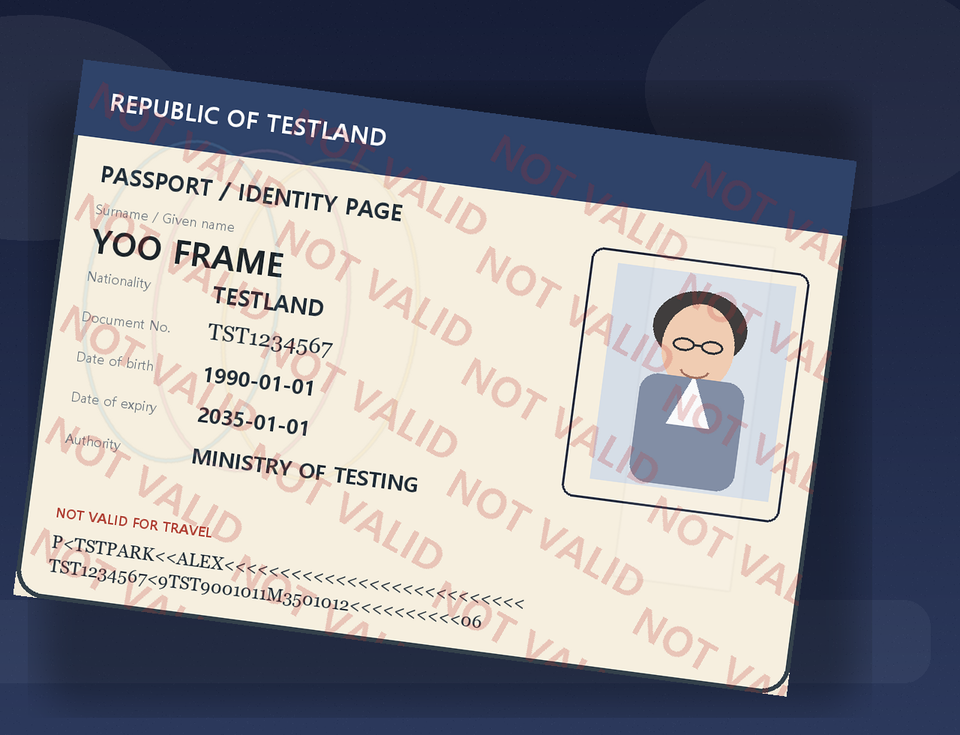
#> input picture samples/failure_frame_cut.png, 960 x 735 px, shrunk from 1280 x 980 before the run
$ python -i enhance.py   (imports and definitions only)
#> lines starting #> are read from the running program, lines starting #| are printed output that depends on the picture
#> further down, picture is the input picture: shape (735, 960, 3); mean B, G, R 142.5, 134.7, 134
from __future__ import annotations

import cv2
import numpy as np


def apply_clahe(
    image: np.ndarray,
    clip_limit: float = 2.0,
    tile_grid: tuple[int, int] = (8, 8),
) -> np.ndarray:
    """Improve local contrast on the LAB L channel only."""
#> called with clip_limit = 2, tile_grid = (8, 8)
    lab = cv2.cvtColor(image, cv2.COLOR_BGR2LAB)
#> lab: shape (735, 960, 3); mean of channels 0, 1, 2 138.1, 131, 122.3
    l_channel, a_channel, b_channel = cv2.split(lab)
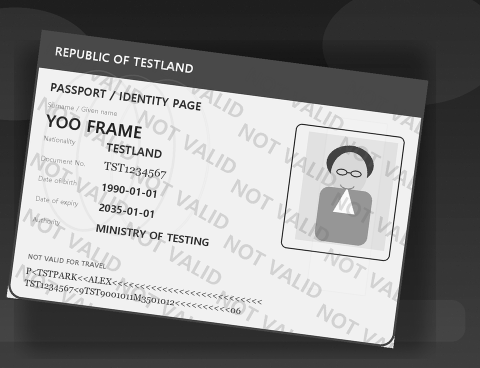
#> l_channel: shape (735, 960) (shown at 1/2 size); min 0, max 255, mean 138.1
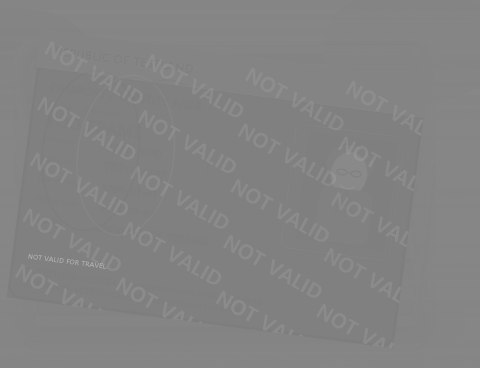
#> a_channel: shape (735, 960) (shown at 1/2 size); min 122, max 182, mean 131
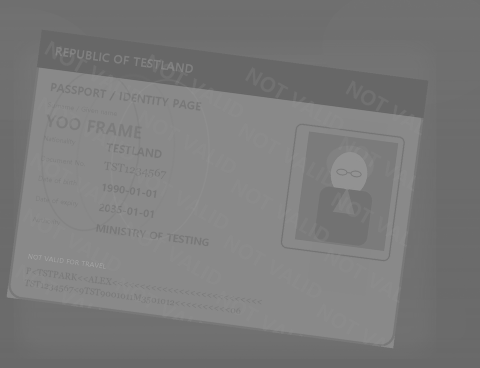
#> b_channel: shape (735, 960) (shown at 1/2 size); min 96, max 172, mean 122.3

    clahe = cv2.createCLAHE(clipLimit=clip_limit, tileGridSize=tile_grid)
    enhanced_l = clahe.apply(l_channel)
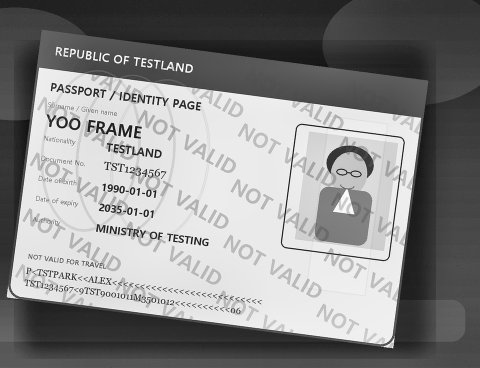
#> enhanced_l: shape (735, 960) (shown at 1/2 size); min 1, max 255, mean 137.2

    merged = cv2.merge((enhanced_l, a_channel, b_channel))
#> merged: shape (735, 960, 3); mean of channels 0, 1, 2 137.2, 131, 122.3
    return cv2.cvtColor(merged, cv2.COLOR_LAB2BGR)
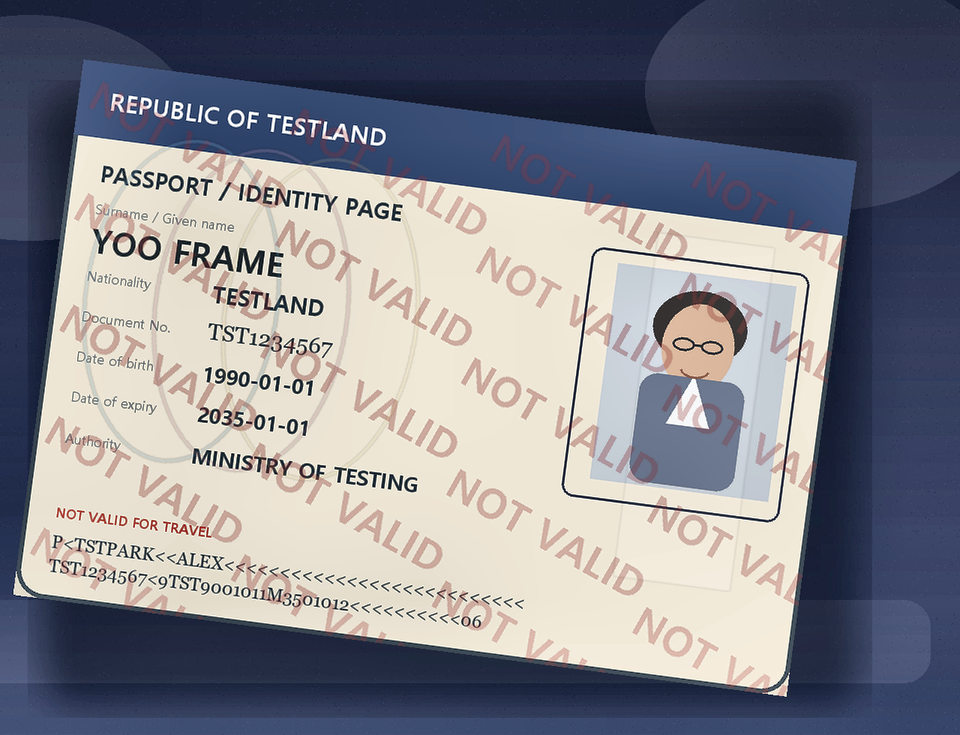
#> returned value: shape (735, 960, 3); mean B, G, R 140.7, 132.6, 132.2


def apply_unsharp_mask(
    image: np.ndarray,
    kernel_size: int = 5,
    sigma: float = 1.0,
    amount: float = 1.5,
) -> np.ndarray:
    """Sharpen edges with a weighted subtraction from a blurred image."""
#> called with kernel_size = 5, sigma = 1, amount = 1.5
    blurred = cv2.GaussianBlur(image, (kernel_size, kernel_size), sigma)
    return cv2.addWeighted(image, 1.0 + amount, blurred, -amount, 0)


def process_enhance(image: np.ndarray) -> np.ndarray:
    """Run CLAHE followed by unsharp masking."""
    result = apply_clahe(image)
    return apply_unsharp_mask(result)

>>> import cv2
>>> picture = cv2.imread('../../samples/failure_frame_cut.png')
>>> result = process_enhance(picture)

$ run again, on samples/failure_glare_heavy.png
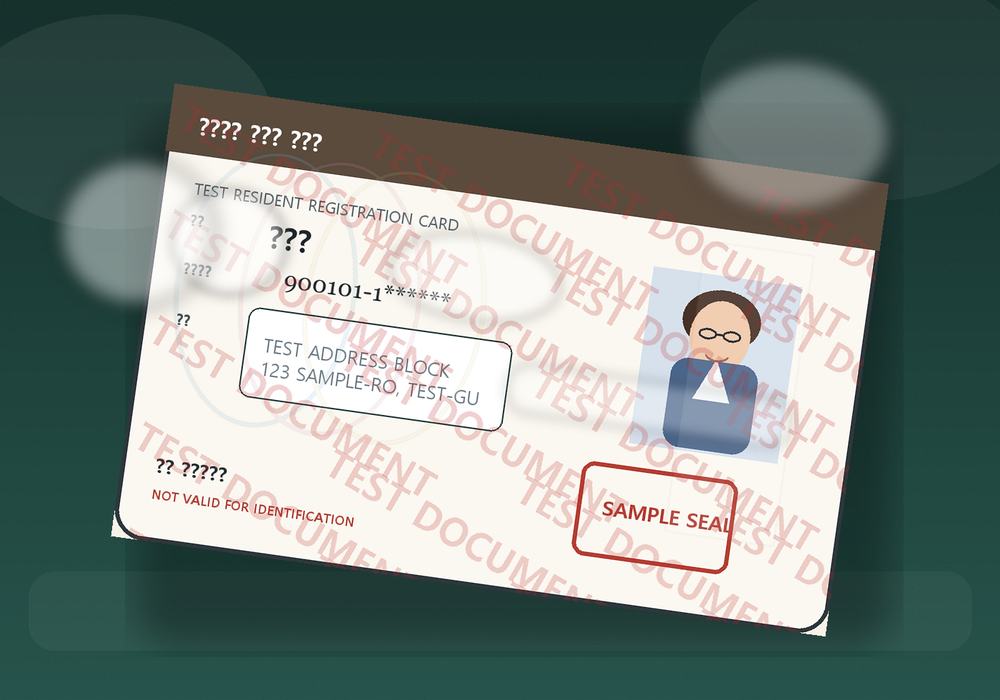
#> input picture samples/failure_glare_heavy.png, 1000 x 700 px, shrunk from 1400 x 980 before the run
#> picture is the input picture: shape (700, 1000, 3); mean B, G, R 127.7, 133, 120.6
#> lab: shape (700, 1000, 3); mean of channels 0, 1, 2 134.8, 122.3, 129.8
#> in apply_clahe, `enhanced_l = clahe.apply(l_channel)`:
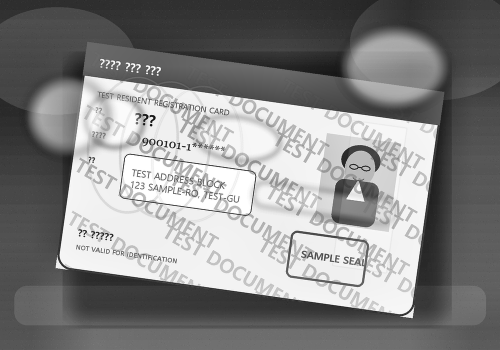
#> enhanced_l: shape (700, 1000) (shown at 1/2 size); min 1, max 255, mean 134
#> merged: shape (700, 1000, 3); mean of channels 0, 1, 2 134, 122.3, 129.8
#> in apply_clahe, `return cv2.cvtColor(merged, cv2.COLOR_LAB2BGR)`:
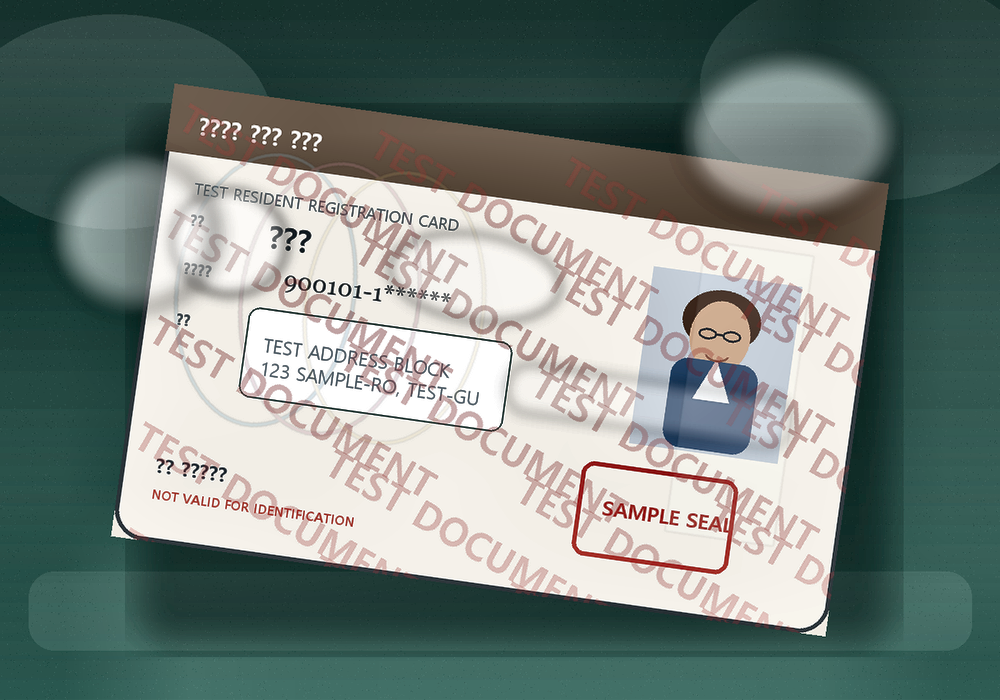
#> returned value: shape (700, 1000, 3); mean B, G, R 125.9, 131.5, 119

$ run again, on samples/failure_tilted.png
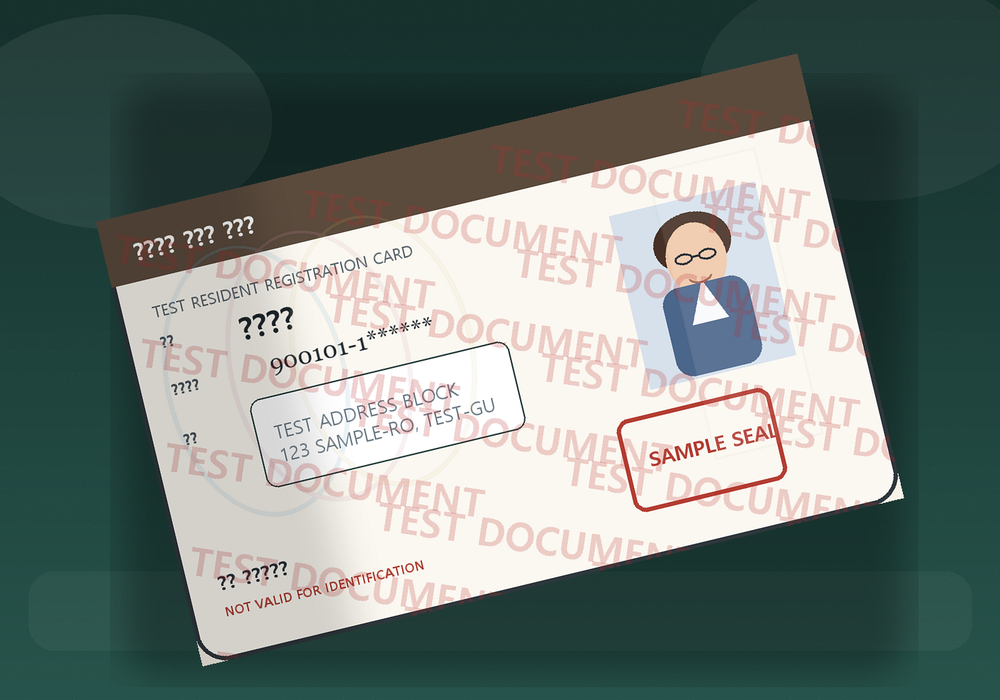
#> input picture samples/failure_tilted.png, 1000 x 700 px, shrunk from 1400 x 980 before the run
#> picture is the input picture: shape (700, 1000, 3); mean B, G, R 119.2, 124.5, 112.6
#> lab: shape (700, 1000, 3); mean of channels 0, 1, 2 126.1, 122.5, 129.8
#> in apply_clahe, `enhanced_l = clahe.apply(l_channel)`:
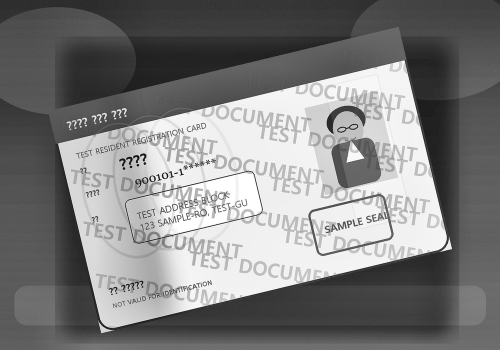
#> enhanced_l: shape (700, 1000) (shown at 1/2 size); min 1, max 255, mean 127
#> merged: shape (700, 1000, 3); mean of channels 0, 1, 2 127, 122.5, 129.8
#> in apply_clahe, `return cv2.cvtColor(merged, cv2.COLOR_LAB2BGR)`:
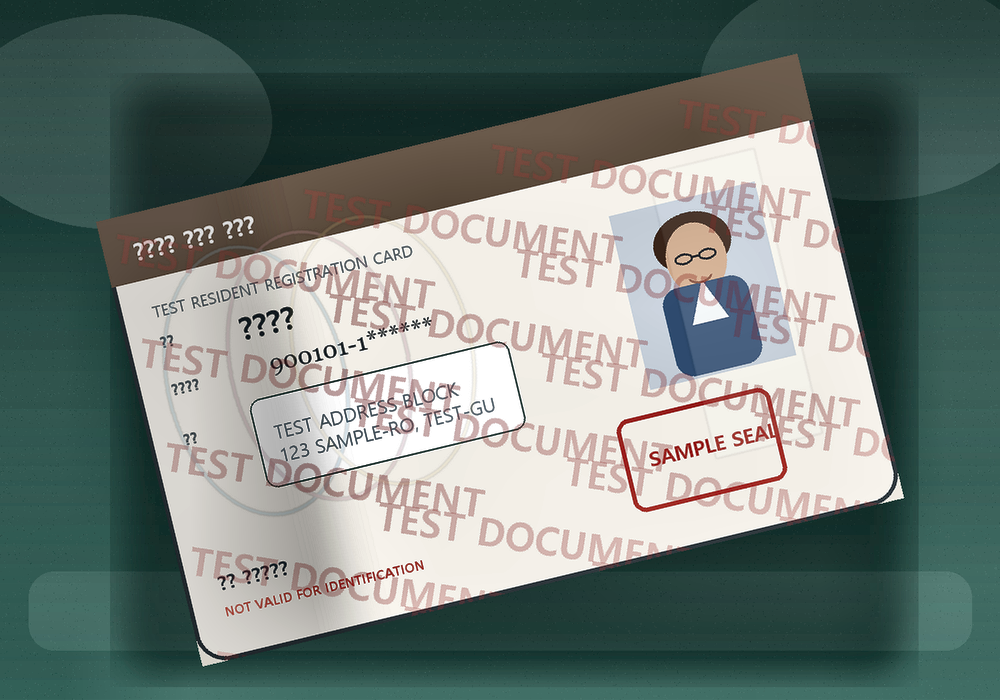
#> returned value: shape (700, 1000, 3); mean B, G, R 119, 124.5, 112.4
